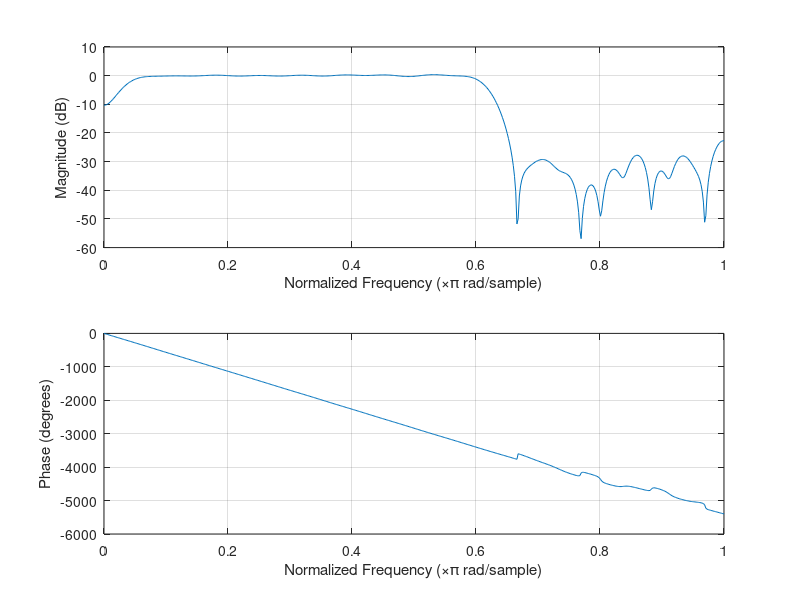

The MATLAB source for this figure:
%% Clean memory and workspace
clc       ;
close all ;
clear     ;

%% Generating the primary path
fs      = 16000 ;% system sampling rate
Fc_low  = 200   ;% low cut-off frequency
Fc_high = 5000  ;% High cut-off frequnecy
Wc_low  = Fc_low*2/fs  ;
Wc_high = Fc_high*2/fs ;

Len = 256 ;
Primary_path_matrix = zeros(4,Len,4);
for Refer_item = 1:4
    for Err_item = 1:4
        Primary_path = awgn(fir1(Len-1,[Wc_low Wc_high]),50);
        Primary_path_matrix(Err_item,:,Refer_item) = Primary_path' ;
    end
end
%Primary_path = awgn(fir1(Len-1,[Wc_low Wc_high]),50);
%freqz(Primary_path_matrix(2,:,3),1,512);

Ls = 64 ;
Secondary_path_matrix = zeros(4,Ls,4);
for Secon_item = 1:4
    for Err_item = 1:4
        Secondary_path = awgn(fir1(Ls-1,[Wc_low Wc_high]),50);
        Secondary_path_matrix(Err_item,:,Secon_item) = Secondary_path';
    end
end
freqz(Secondary_path_matrix(2,:,3),1,512);
save('Path_generation.mat','Primary_path_matrix','Secondary_path_matrix');
